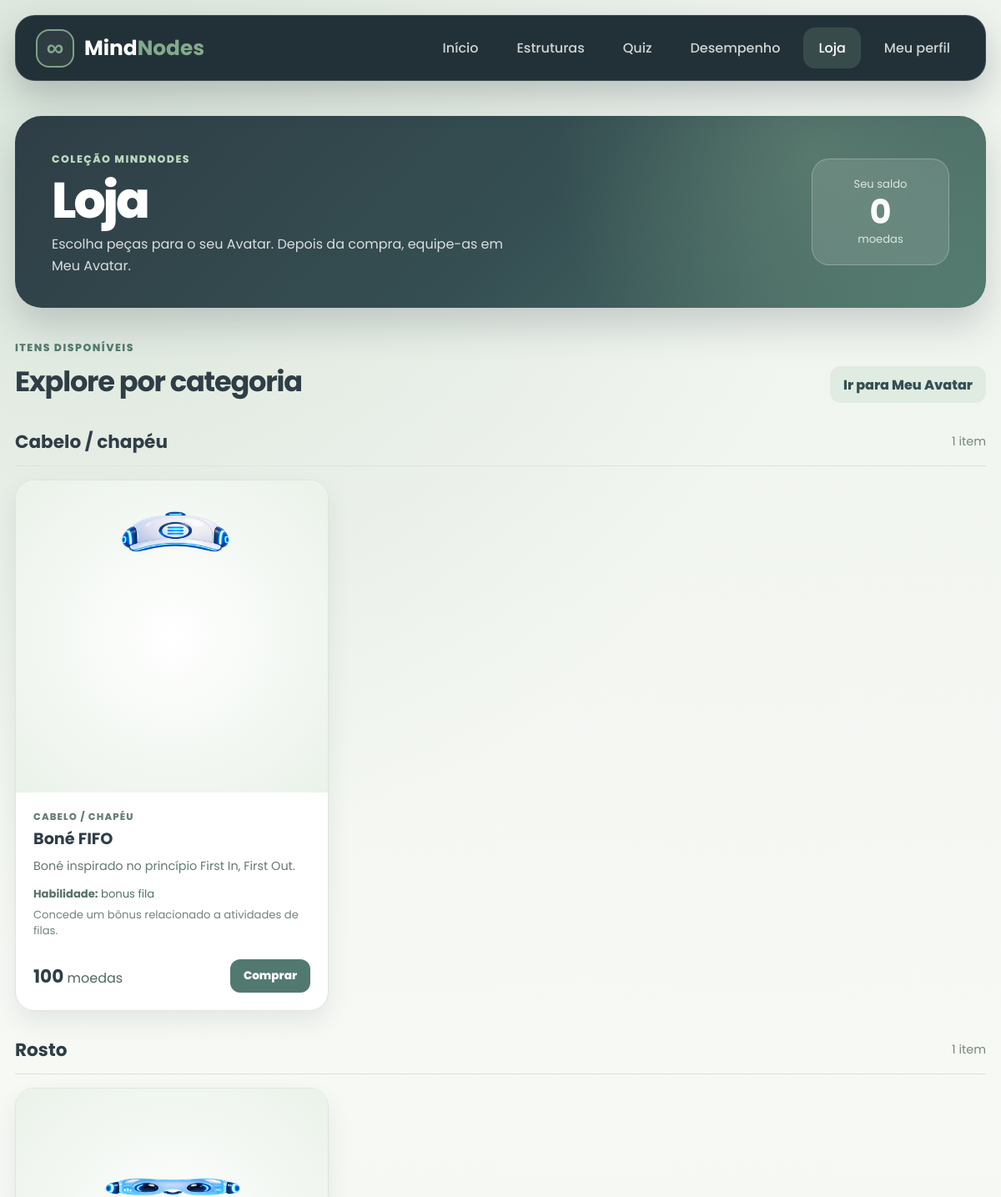
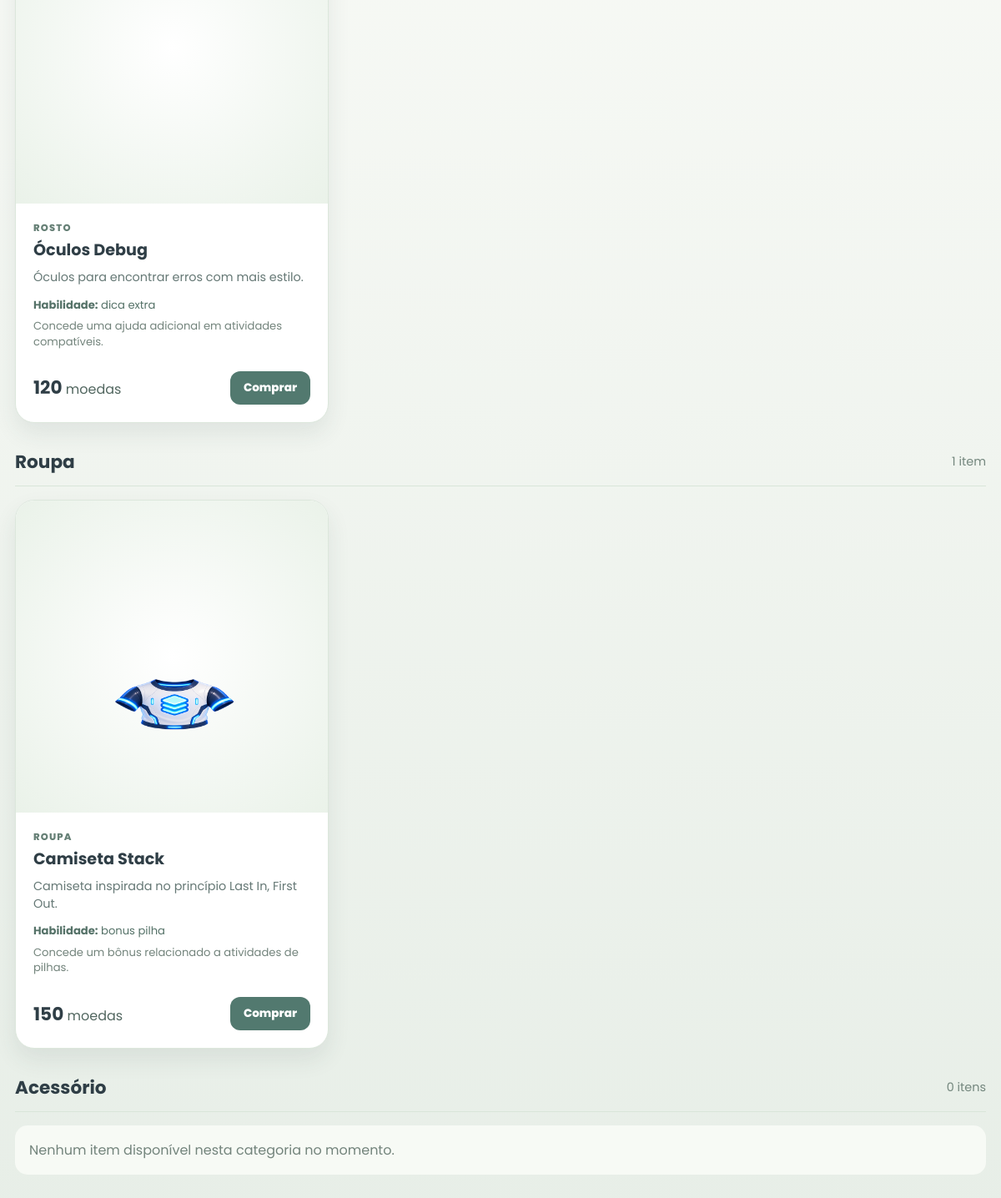
Page /view/loja.php (signed in) on the committed database (2 pictures, top to bottom).
### tables this page shows
CREATE TABLE `usuario` (
  `id_usuario` int(11) NOT NULL,
  `cpf` varchar(15) NOT NULL,
  `nome` varchar(40) NOT NULL,
  `sobrenome` varchar(60) NOT NULL,
  `dataNasc` date NOT NULL,
  `telefone` varchar(15) NOT NULL,
  `email` varchar(50) NOT NULL,
  `senha` varchar(255) NOT NULL,
  `foto_perfil` longblob DEFAULT NULL,
  `moedas` int(11) NOT NULL DEFAULT 0
);

CREATE TABLE `item` (
  `id_item` int(11) NOT NULL,
  `nome` varchar(100) NOT NULL,
  `descricao` text DEFAULT NULL,
  `categoria` enum('cabelo','rosto','roupa','acessorio') NOT NULL,
  `preco` int(11) NOT NULL DEFAULT 0,
  `imagem` varchar(255) NOT NULL,
  `habilidade` varchar(100) DEFAULT NULL,
  `descricao_habilidade` text DEFAULT NULL,
  `valor_habilidade` int(11) NOT NULL DEFAULT 0,
  `ativo` tinyint(1) NOT NULL DEFAULT 1
);

### config/Conexao.php (called while the page is built, shortened)
<?php
class Conexao
{
    private static $conexao = null;
    public static function obter()
    {
        if (self::$conexao === null) {
            $banco = getenv('MINDNODES_DB') ?: self::BANCO;
            self::$conexao = mysqli_connect(
                self::HOST,
                self::USUARIO,
                self::SENHA,
                $banco
            );
            mysqli_set_charset(self::$conexao, 'utf8mb4');
        }
        return self::$conexao;
    }
}

### model/Loja.php (called while the page is built, shortened)
<?php
require_once __DIR__ . '/Moeda.php';
require_once __DIR__ . '/Item.php';
require_once __DIR__ . '/Inventario.php';
class Loja
{
    private $moeda;
    private $itens;
    private $inventario;
    public function __construct($conexao = null)
    {
        $this->conexao = $conexao ?: Conexao::obter();
        $this->moeda = new Moeda($this->conexao);
        $this->itens = new Item($this->conexao);
        $this->inventario = new Inventario($this->conexao);
    }
    public function carregarDados($idUsuario)
    {
        $idUsuario = Item::validarId($idUsuario);
        $saldo = $this->moeda->obterSaldo($idUsuario);
        $possuido = array_fill_keys(array_column($this->inventario->listarDoUsuario($idUsuario), 'id_item'), true);
        $itens = [];
        foreach ($this->itens->listarAtivos() as $item) {
            if ((int) $item['preco'] <= 0) continue;
            $item['adquirido'] = isset($possuido[$item['id_item']]);
            $itens[] = $item;
        }
        return ['saldo' => $saldo, 'itens' => $itens];
    }
}

### model/Inventario.php (called while the page is built, shortened)
<?php
require_once __DIR__ . '/Item.php';
class Inventario
{
    private $conexao;
    public function __construct($conexao = null)
    {
        $this->conexao = $conexao ?: Conexao::obter();
    }
    private function executar($sql, $tipos, ...$valores)
    {
        $stmt = $this->conexao->prepare($sql);
        try {
            if (!$stmt->bind_param($tipos, ...$valores)) throw new RuntimeException('Falha nos parametros.');
            if (!$stmt->execute()) throw new RuntimeException('Falha ao executar operacao de inventario.');
            return $stmt->field_count ? $stmt->get_result()->fetch_all(MYSQLI_ASSOC) : [];
        } finally { $stmt->close(); }
    }
    private function validarUsuario($idUsuario)
    {
        $idUsuario = Item::validarId($idUsuario);
        if (!$this->executar('SELECT id_usuario FROM usuario WHERE id_usuario = ?', 'i', $idUsuario)) {
            throw new OutOfBoundsException('Usuario inexistente.');
        }
        return $idUsuario;
    }
    public function listarDoUsuario($idUsuario)
    {
        $idUsuario = $this->validarUsuario($idUsuario);
        return $this->executar('SELECT i.*, ui.data_compra FROM usuario_item ui JOIN item i ON i.id_item = ui.id_item WHERE ui.id_usuario = ? ORDER BY i.categoria, i.nome, i.id_item', 'i', $idUsuario);
    }
}

### controller/LojaController.php (called while the page is built, shortened)
<?php
require_once __DIR__ . '/../model/Loja.php';
class LojaController
{
    private $loja;
    public function __construct($loja = null)
    {
        $this->loja = $loja ?: new Loja();
    }
    private function usuarioAtual()
    {
        return Item::validarId($_SESSION['usuario_id']);
    }
    public function carregarDados()
    {
        return $this->loja->carregarDados($this->usuarioAtual());
    }
}

### model/Item.php (called while the page is built, shortened)
<?php
require_once __DIR__ . '/../config/Conexao.php';
class Item
{
    private $conexao;
    public function __construct($conexao = null)
    {
        $this->conexao = $conexao ?: Conexao::obter();
    }
    public static function validarId($valor)
    {
        return (int) $valor;
    }
    private function consultar($sql, $tipos = '', ...$valores)
    {
        $stmt = $this->conexao->prepare($sql);
        try {
            if (!$stmt->execute()) throw new RuntimeException('Falha ao consultar itens.');
            return $stmt->get_result()->fetch_all(MYSQLI_ASSOC);
        } finally { $stmt->close(); }
    }
    public function listarAtivos()
    {
        return $this->consultar('SELECT * FROM item WHERE ativo = 1 ORDER BY categoria, nome, id_item');
    }
}

### model/Moeda.php (called while the page is built, shortened)
<?php
require_once __DIR__ . '/../config/Conexao.php';
class Moeda
{
    private $conexao;
    public function __construct($conexao = null)
    {
        $this->conexao = $conexao ?: Conexao::obter();
    }
    private function inteiroPositivo($valor)
    {
        return (int) $valor;
    }
    private function executar($sql, $tipos = '', ...$valores)
    {
        $stmt = $this->conexao->prepare($sql);
        try {
            if ($tipos !== '' && !$stmt->bind_param($tipos, ...$valores)) {
                throw new RuntimeException('Falha nos parametros da operacao.');
            }
            if (!$stmt->execute()) throw new RuntimeException('Falha ao executar operacao de moedas.');
            return $stmt->field_count ? $stmt->get_result()->fetch_all(MYSQLI_ASSOC) : [];
        } finally {
            $stmt->close();
        }
    }
    private function saldoDaLinha($linhas)
    {
        $saldo = (int) $linhas[0]['moedas'];
        return $saldo;
    }
    public function obterSaldo($idUsuario)
    {
        $idUsuario = $this->inteiroPositivo($idUsuario);
        return $this->saldoDaLinha($this->executar(
            'SELECT moedas FROM usuario WHERE id_usuario = ?', 'i', $idUsuario
        ));
    }
}

### view/loja.php (the view, shortened to what this page needs)
<?php
require_once __DIR__ . '/../controller/LojaController.php';
function lojaEscapar($valor) { return htmlspecialchars((string) $valor, ENT_QUOTES | ENT_SUBSTITUTE, 'UTF-8'); }
function lojaUrl($caminho) {
    return '../' . $caminho;
}
$categorias = ['cabelo' => 'Cabelo / chapéu', 'rosto' => 'Rosto', 'roupa' => 'Roupa', 'acessorio' => 'Acessório'];
$agrupados = array_fill_keys(array_keys($categorias), []);
try {
    $dados = (new LojaController())->carregarDados();
    foreach ($dados['itens'] as $item) {
        if (isset($agrupados[$item['categoria']])) $agrupados[$item['categoria']][] = $item;
    }
} catch (Throwable $erro) {
    error_log('Falha ao carregar loja: ' . $erro->getMessage());
    http_response_code(503);
    $dados = null;
}
?>
<!DOCTYPE html>
<html lang="pt-BR">
<head>
    <link rel="stylesheet" href="../css/style.css">
    <link rel="stylesheet" href="../css/loja.css">
</head>
<body>
<header class="topo">
    <a class="marca" href="../index.php" aria-label="MindNodes"><span class="simbolo-logo">∞</span><strong>Mind<span>Nodes</span></strong></a>
    <nav class="menu" aria-label="Navegação principal">
        <a href="home.php">Início</a><a href="estruturas.php">Estruturas</a><a href="quiz.php">Quiz</a><a href="desempenho.php">Desempenho</a><a class="ativo" href="loja.php">Loja</a><a href="perfil.php">Meu perfil</a>
    </nav>
</header>
<main class="loja-page">
    <section class="loja-hero">
        <div><span class="loja-eyebrow">Coleção MindNodes</span><h1>Loja</h1><p>Escolha peças para o seu Avatar. Depois da compra, equipe-as em Meu Avatar.</p></div>
        <?php if ($dados !== null): ?><div class="loja-saldo" aria-label="Saldo atual"><span>Seu saldo</span><strong><?= (int) $dados['saldo'] ?></strong><span>moedas</span></div><?php endif; ?>
    </section>
    <?php if ($dados === null): ?>
        <div class="loja-alert erro" role="alert">Não foi possível carregar a Loja. Tente novamente mais tarde.</div>
    <?php else: ?>
        <div class="loja-intro"><div><span class="loja-eyebrow">Itens disponíveis</span><h2>Explore por categoria</h2></div><a href="avatar.php">Ir para Meu Avatar</a></div>
        <?php foreach ($categorias as $categoria => $titulo): ?>
            <section class="loja-category" aria-labelledby="loja-<?= lojaEscapar($categoria) ?>">
                <div class="loja-category-heading"><h3 id="loja-<?= lojaEscapar($categoria) ?>"><?= lojaEscapar($titulo) ?></h3><span><?= count($agrupados[$categoria]) ?> <?= count($agrupados[$categoria]) === 1 ? 'item' : 'itens' ?></span></div>
                <?php if (!$agrupados[$categoria]): ?>
                    <p class="loja-empty">Nenhum item disponível nesta categoria no momento.</p>
                <?php else: ?>
                    <div class="loja-grid">
                        <?php foreach ($agrupados[$categoria] as $item): ?>
                            <article class="loja-card <?= $item['adquirido'] ? 'adquirido' : '' ?>">
                                <div class="loja-card-image"><?php if (lojaUrl($item['imagem']) !== ''): ?><img src="<?= lojaEscapar(lojaUrl($item['imagem'])) ?>" alt="" loading="lazy"><?php endif; ?></div>
                                <div class="loja-card-content">
                                    <span class="loja-card-type"><?= lojaEscapar($titulo) ?></span>
                                    <h4><?= lojaEscapar($item['nome']) ?></h4>
                                    <?php if (!empty($item['descricao'])): ?><p class="loja-description"><?= lojaEscapar($item['descricao']) ?></p><?php endif; ?>
                                    <?php if (!empty($item['habilidade'])): ?><p class="loja-skill"><strong>Habilidade:</strong> <?= lojaEscapar(str_replace('_', ' ', $item['habilidade'])) ?></p><?php endif; ?>
                                    <?php if (!empty($item['descricao_habilidade'])): ?><p class="loja-skill-detail"><?= lojaEscapar($item['descricao_habilidade']) ?></p><?php endif; ?>
                                    <div class="loja-card-bottom"><span class="loja-price"><strong><?= (int) $item['preco'] ?></strong> moedas</span>
                                        <?php if ($item['adquirido']): ?>
                                            <span class="loja-owned">Adquirido</span>
                                        <?php else: ?>
                                            <form method="post" action="../processamento/processamento.php">
                                                <button type="submit">Comprar</button>
                                            </form>
                                        <?php endif; ?>
                                    </div>
                                </div>
                            </article>
                        <?php endforeach; ?>
                    </div>
                <?php endif; ?>
            </section>
        <?php endforeach; ?>
    <?php endif; ?>
</main>
</body>
</html>

### css/style.css (style rules this page uses)
:root { --ash-grey: #CAD2C5; --muted-teal: #84A98C; --deep-teal: #52796F; --dark-slate: #354F52; --charcoal-blue: #2F3E46; --white: #FFFFFF; --soft-white: #F6F8F4; --cyan: #43D9E8; --blue: #2358D8; --purple: #6C3DD9; --shadow: 0 18px 45px rgba(47, 62, 70, 0.18); --radius: 24px; }
* { margin: 0; padding: 0; box-sizing: border-box; }
body { font-family: 'Poppins', Arial, sans-serif; background: linear-gradient(180deg, var(--ash-grey), #eef2ec 45%, var(--soft-white)); color: var(--charcoal-blue); }
a { color: #fff; text-decoration: none; }
.topo { width: 100%; min-height: 76px; padding: 14px 38px; display: flex; align-items: center; justify-content: space-between; gap: 28px; background: rgba(47, 62, 70, 0.98); color: var(--white); border-bottom: 1px solid rgba(202, 210, 197, 0.22); position: sticky; top: 0; z-index: 10; }
.marca { display: flex; align-items: center; gap: 12px; font-size: 1.55rem; font-weight: 800; white-space: nowrap; }
.marca span:not(.simbolo-logo) { color: var(--cyan); }
.simbolo-logo { width: 46px; height: 46px; display: inline-flex; align-items: center; justify-content: center; color: var(--cyan); border: 2px solid var(--cyan); border-radius: 16px; font-size: 1.8rem; box-shadow: 0 0 25px rgba(67, 217, 232, 0.35); }
.menu { display: flex; align-items: center; justify-content: center; gap: 10px; flex-wrap: wrap; }
.menu a { padding: 12px 18px; border-radius: 14px; color: #eaf0f2; font-weight: 500; transition: 0.25s; }
.menu a:hover, .menu .ativo { background: linear-gradient(135deg, var(--blue), var(--deep-teal)); color: var(--white); box-shadow: 0 8px 22px rgba(35, 88, 216, 0.28); }
main { width: min(1180px, calc(100% - 36px)); margin: 0 auto; }
h1 { font-size: clamp(2.3rem, 5vw, 4.6rem); line-height: 1.08; margin-bottom: 18px; font-weight: 800; }
.botao, button { border: none; padding: 15px 25px; border-radius: 14px; font-weight: 700; cursor: pointer; transition: 0.25s; font-family: inherit; }
.primario, button { background: linear-gradient(135deg, var(--muted-teal), var(--deep-teal)); color: var(--white); }

### rows in the picture
usuario: moedas "0"
item: imagem (picture), titulo "CABELO / CHAPÉU", nome "Boné FIFO", descricao "Boné inspirado no princípio First In, First Out.", habilidade "bonus fila", descricao_habilidade "Concede um bônus relacionado a atividades de filas.", preco "100"
item: imagem (picture), titulo "ROSTO", nome "Óculos Debug", descricao "Óculos para encontrar erros com mais estilo.", habilidade "dica extra", descricao_habilidade "Concede uma ajuda adicional em atividades compatíveis.", preco "120"
item: imagem (picture), titulo "ROUPA", nome "Camiseta Stack", descricao "Camiseta inspirada no princípio Last In, First Out.", habilidade "bonus pilha", descricao_habilidade "Concede um bônus relacionado a atividades de pilhas.", preco "150"

### other values in the picture
lojaEscapar($titulo) "Cabelo / chapéu"
count($agrupados[$categoria]) "1"
lojaEscapar($titulo) "Rosto"
lojaEscapar($titulo) "Roupa"
lojaEscapar($titulo) "Acessório"
count($agrupados[$categoria]) "0"
